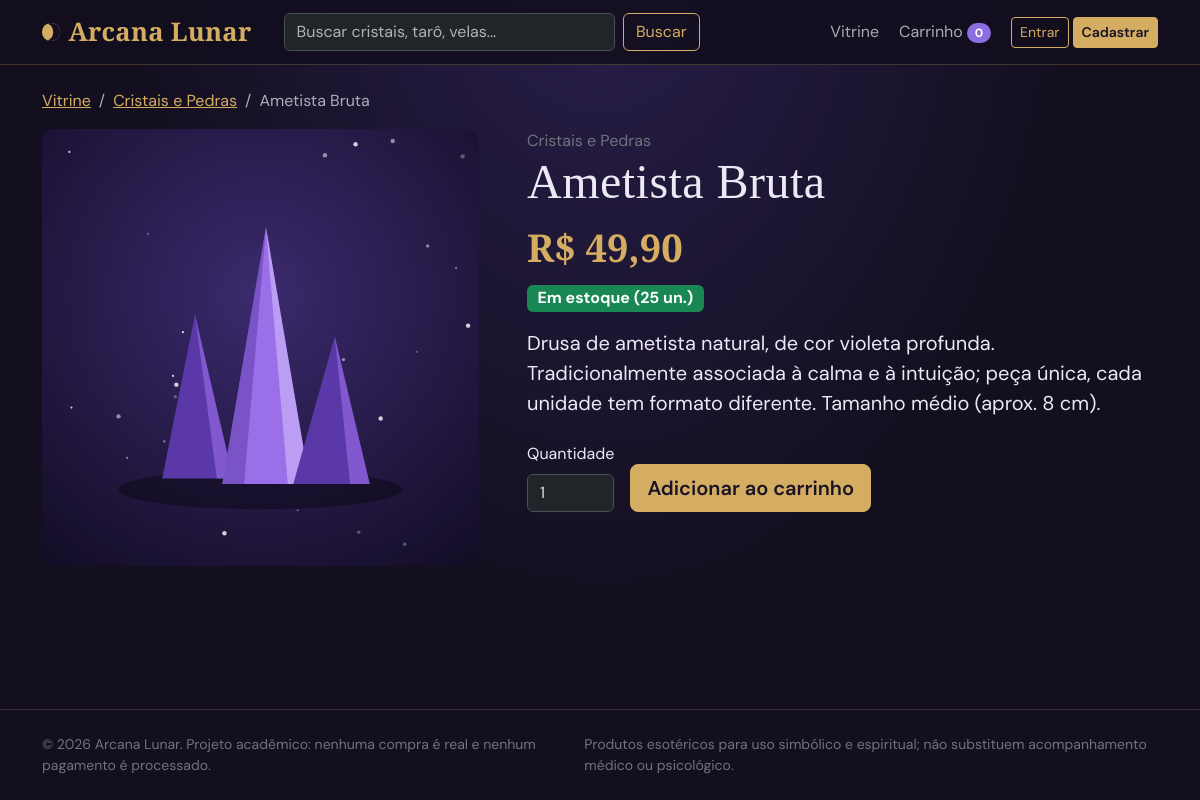
Page /produto.php?id=1 on the committed database.
### tables this page shows
CREATE TABLE produtos (
    id            INT UNSIGNED NOT NULL AUTO_INCREMENT,
    categoria_id  INT UNSIGNED NOT NULL,
    nome          VARCHAR(150) NOT NULL,
    descricao     TEXT NOT NULL,
    preco         DECIMAL(10,2) NOT NULL,
    estoque       INT UNSIGNED NOT NULL DEFAULT 0,
    imagem        VARCHAR(255) NULL,
    ativo         TINYINT(1) NOT NULL DEFAULT 1,
    criado_em     TIMESTAMP NOT NULL DEFAULT CURRENT_TIMESTAMP,
    PRIMARY KEY (id),
    KEY idx_produtos_categoria (categoria_id),
    KEY idx_produtos_ativo (ativo),
    CONSTRAINT fk_produtos_categoria FOREIGN KEY (categoria_id)
        REFERENCES categorias (id) ON UPDATE CASCADE ON DELETE RESTRICT,
    CONSTRAINT ck_produtos_preco CHECK (preco >= 0)
);

CREATE TABLE categorias (
    id         INT UNSIGNED NOT NULL AUTO_INCREMENT,
    nome       VARCHAR(80) NOT NULL,
    descricao  VARCHAR(255) NULL,
    PRIMARY KEY (id),
    UNIQUE KEY uq_categorias_nome (nome)
);

### includes/helpers.php (called while the page is built, shortened)
<?php
function e($valor): string
{
    return htmlspecialchars((string) $valor, ENT_QUOTES | ENT_SUBSTITUTE, 'UTF-8');
}
function url(string $caminho = ''): string
{
    return BASE_URL . '/' . ltrim($caminho, '/');
}
function para_centavos($valor): int
{
    return (int) round(((float) $valor) * 100);
}
function moeda_centavos(int $centavos): string
{
    return 'R$ ' . number_format($centavos / 100, 2, ',', '.');
}
function moeda($valor): string
{
    return moeda_centavos(para_centavos($valor));
}
function imagem_url(?string $caminho): string
{
    return url($caminho);
}
function estoque_info(int $estoque): array
{
    return ['success', 'Em estoque (' . $estoque . ' un.)'];
}

### includes/db.php (called while the page is built, shortened)
<?php
function db(): PDO
{
    static $pdo = null;
    $host  = env('DB_HOST');
    $porta = env('DB_PORT', '3306');
    $nome  = env('DB_NAME');
    $user  = env('DB_USER');
    $pass  = env('DB_PASS');
    $dsn = 'mysql:host=' . $host . ';port=' . $porta . ';dbname=' . $nome . ';charset=utf8mb4';
    try {
        $pdo = new PDO($dsn, $user, $pass, [
            PDO::ATTR_ERRMODE            => PDO::ERRMODE_EXCEPTION,
            PDO::ATTR_DEFAULT_FETCH_MODE => PDO::FETCH_ASSOC,
            PDO::ATTR_EMULATE_PREPARES   => false,
        ]);
    } catch (PDOException $ex) {
        error_log('Falha na conexão com o banco: ' . $ex->getMessage());
        http_response_code(500);
        exit('Não foi possível conectar ao banco de dados. Verifique o .env e se o MySQL está ligado.');
    }
    return $pdo;
}

### produto.php (the view, shortened to what this page needs)
<?php
$id = filter_var($_GET['id'] ?? 0, FILTER_VALIDATE_INT, ['options' => ['min_range' => 1]]);
$produto = null;
if ($id !== false) {
    $st = db()->prepare(
        'SELECT p.id, p.nome, p.descricao, p.preco, p.estoque, p.imagem, c.id AS categoria_id, c.nome AS categoria
           FROM produtos p
           JOIN categorias c ON c.id = p.categoria_id
          WHERE p.id = :id AND p.ativo = 1'
    );
    $st->execute(['id' => $id]);
    $produto = $st->fetch();
}
$estoque = (int) $produto['estoque'];
[$classe, $texto] = estoque_info($estoque);
require __DIR__ . '/includes/header.php';
?>
<div class="container py-4">
    <nav aria-label="breadcrumb">
        <ol class="breadcrumb">
            <li class="breadcrumb-item"><a href="<?= e(url('index.php')) ?>">Vitrine</a></li>
            <li class="breadcrumb-item"><a href="<?= e(url('index.php?categoria=' . (int) $produto['categoria_id'])) ?>"><?= e($produto['categoria']) ?></a></li>
            <li class="breadcrumb-item active" aria-current="page"><?= e($produto['nome']) ?></li>
        </ol>
    </nav>
    <div class="row g-5">
        <div class="col-md-5">
            <img class="img-detalhe" src="<?= e(imagem_url($produto['imagem'])) ?>" alt="<?= e($produto['nome']) ?>">
        </div>
        <div class="col-md-7">
            <span class="text-secondary"><?= e($produto['categoria']) ?></span>
            <h1 class="display-5 mb-2"><?= e($produto['nome']) ?></h1>
            <div class="preco-grande mb-2"><?= e(moeda($produto['preco'])) ?></div>
            <p class="mb-3"><span class="badge text-bg-<?= e($classe) ?> fs-6"><?= e($texto) ?></span></p>
            <p class="fs-5" style="max-width: 60ch;"><?= nl2br(e($produto['descricao'])) ?></p>
            <?php if ($estoque > 0): ?>
            <form action="<?= e(url('carrinho.php')) ?>" method="post" class="d-flex align-items-end gap-3 mt-4">
                <div>
                    <label class="form-label" for="quantidade">Quantidade</label>
                    <input class="form-control input-qtd" type="number" id="quantidade" name="quantidade" value="1" min="1" max="<?= $estoque ?>" required>
                </div>
                <button class="btn btn-ouro btn-lg" type="submit">Adicionar ao carrinho</button>
            </form>
            <?php else: ?>
                <div class="alert alert-secondary mt-4" role="status">Este produto está esgotado no momento.</div>
            <?php endif; ?>
        </div>
    </div>
</div>
<?php require __DIR__ . '/includes/footer.php'; ?>

### assets/css/style.css (style rules this page uses)
:root { --noite: #130f1f; --noite-2: #1c1630; --nevoa: #2b2245; --ametista: #8b6fe0; --ouro: #d4ad62; --ouro-escuro: #b38d45; --lua: #ece8f4; --quartzo: #e3a8bd; --fonte-titulo: "Cormorant Garamond", Georgia, "Times New Roman", serif; --fonte-texto: "DM Sans", system-ui, -apple-system, "Segoe UI", Roboto, sans-serif; }
body { font-family: var(--fonte-texto); background: radial-gradient(ellipse at 50% -10%, #2a1f4d 0%, var(--noite) 55%) fixed; color: var(--lua); min-height: 100vh; display: flex; flex-direction: column; }
h1, h2, h3, h4, .titulo-arcano, .marca { font-family: var(--fonte-titulo); letter-spacing: .01em; }
h1, h2, h3 { font-weight: 700; }
.btn-ouro { background: var(--ouro); border-color: var(--ouro); color: #1a1326; font-weight: 600; }
a { color: var(--ouro); }
.preco-grande { font-family: var(--fonte-titulo); font-size: 2.4rem; color: var(--ouro); font-weight: 700; }
.img-detalhe { width: 100%; border-radius: .75rem; background: var(--nevoa); aspect-ratio: 1; object-fit: cover; }
.input-qtd { max-width: 5.5rem; }

### rows in the picture
produtos: categoria.nome "Cristais e Pedras", nome "Ametista Bruta", imagem (picture), preco "R$ 49,90", descricao "Drusa de ametista natural, de cor violeta profunda. Tradicionalmente associada à calma e à intuição; peça única, cada unidade tem formato diferente. Tamanho médio (aprox. 8 cm)."

### other values in the picture
APP_NOME "Arcana Lunar"
$qtdCarrinho "0"
$texto "Em estoque (25 un.)"
